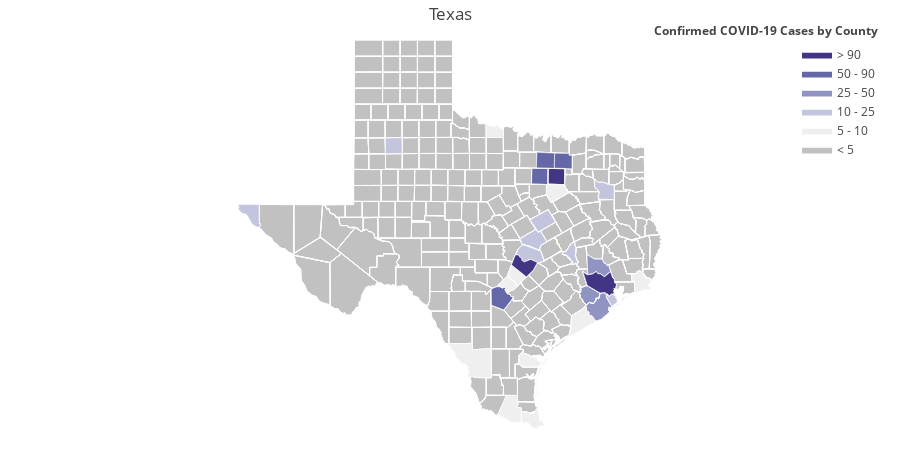

Write notebook code for a chart like this one.
### Code cell
import plotly
import plotly.figure_factory as ff


confirmed_cases = jhu_tx_data['Confirmed'].tolist()
fips = jhu_tx_data['FIPS'].tolist()

colorscale = [
    'rgb(193, 193, 193)',
    'rgb(239,239,239)',
    'rgb(195, 196, 222)',
    'rgb(144,148,194)',
    'rgb(101,104,168)',
    'rgb(65, 53, 132)'
]

fig = ff.create_choropleth(
    fips=fips, values=confirmed_cases, scope=['TZ'],
    binning_endpoints=[5, 10, 25, 50, 90], colorscale=colorscale,
    county_outline={'color': 'rgb(255,255,255)', 'width': 0.5}, round_legend_values=True,
    legend_title='Confirmed COVID-19 Cases by County', title='Current COVID'
)
fig.layout.template = None
fig.show()
